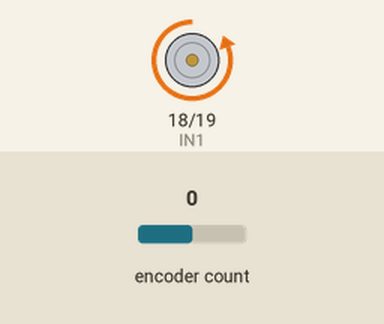
This sketch was run on a simulated ESP32. On the bench: motor-driver pin pairs drawn as motors (green arrow = first pin HIGH = forward, orange = second pin HIGH = backward, longer = more drive). The test bench sets the inputs (shaded band); at power-on: encoder count 0. What the sketch prints to the serial monitor is not drawn.

Above: at 2.3 s.
At 5.5 s:
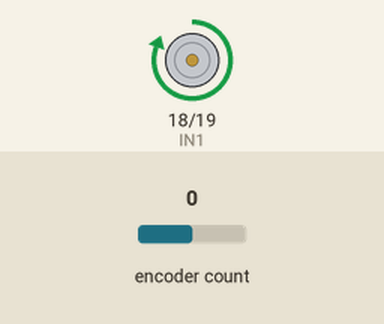
Timing chart, 0 to 8.2 s (numbered marks = the images above):
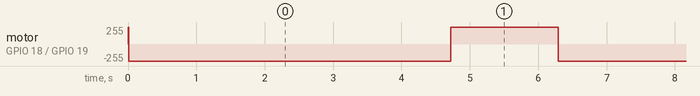

The sketch:

test_dc_control.ino
```cpp
// This alternate version of the code does not require
// atomic.h. Instead, interrupts() and noInterrupts()
// are used. Please use this code if your
// platform does not support ATOMIC_BLOCK.
 #include "ESP32Encoder.h"
ESP32Encoder encoder;
//LEFT MOTOR ENCODER PARAMETERS
#define EncA1  15 //19
#define EncB1  13  //18 //green

//RIGHT MOTOR ENCODER PARAMETERS
#define EncA2 35
#define EncB2 34


#define IN2 19
#define IN1 18
const int encoder_CPR = 0;

float count_to_angle(int32_t cnt)
{
  float angle = (float)cnt * 360.0f / (float)encoder_CPR;
  return angle;
}

volatile int posi = 0; // specify posi as volatile: https://www.arduino.cc/reference/en/language/variables/variable-scope-qualifiers/volatile/
long prevT = 0;
float eprev = 0;
float eintegral = 0;

void setup() {
  Serial.begin(9600);
  encoder.attachHalfQuad(15,13);//pin
  pinMode(EncA1, INPUT_PULLUP);
  pinMode(EncB1, INPUT_PULLUP);
  encoder.setCount(0);


  pinMode(IN1,OUTPUT);
  pinMode(IN2,OUTPUT);


}

void loop() {

  // set target position
  //int target = 1200;
  int target = 250*sin(prevT/1e6);

  // PID constants
  float kp = 1;
  float kd = 0;
  float ki = 1;

  // time difference
  long currT = micros();
  float deltaT = ((float) (currT - prevT))/( 1.0e6 );
  prevT = currT;

  // Read the position
  int pos = 0;
  noInterrupts(); // disable interrupts temporarily while reading
  pos = posi;
  interrupts(); // turn interrupts back on

  // error
  int e = pos - target;

  // derivative
  float dedt = (e-eprev)/(deltaT);

  // integral
  eintegral = eintegral + e*deltaT;

  // control signal
  float u = kp*e + kd*dedt + ki*eintegral;

  // motor power
  float pwr = fabs(u);
  if( pwr > 255 ){
    pwr = 255;
  }

  // motor direction
  int dir = 1;
  if(u<0){
    dir = -1;
  }

  // signal the motor
  setMotor(dir,pwr,IN1,IN2);


  // store previous error
  eprev = e;

  Serial.print(target);
  Serial.print(" ");
  Serial.print(pos);
  Serial.println();
}

void setMotor(int dir, int pwmVal, int in1, int in2){

  if(dir == 1){
    digitalWrite(in1,HIGH);
    digitalWrite(in2,LOW);
  }
  else if(dir == -1){
    digitalWrite(in1,LOW);
    digitalWrite(in2,HIGH);
  }
  else{
    digitalWrite(in1,LOW);
    digitalWrite(in2,LOW);
  }
}

void readEncoder(){
  int b = digitalRead(EncB1);
  if(b > 0){
    posi++;
  }
  else{
    posi--;
  }
}
```

Measured:
- by itself, motor on GPIO 18 (IN1) / GPIO 19 (IN2): repeats every 6.3 s: backward 255/255 4.7 s, forward 255/255 1.6 s
